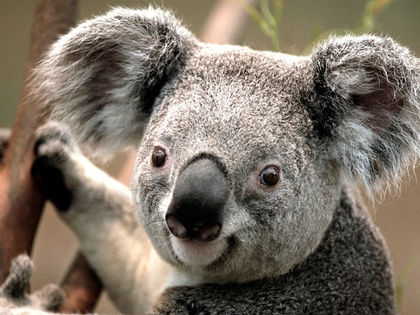
%> input picture Corte 2/OperadoresClase/Koala.jpg, 420 x 315 px, shrunk from 1024 x 768 before the run
$ octave OperadorUmbral.m   (GNU Octave 9; MATLAB toolbox functions it lacks are replaced by stand-ins)
%> lines starting %> are read from the running program, lines starting %| are printed output that depends on the picture; in (x1, y1, x2, y2) boxes, pixels count from 0 and x2, y2 are one past the last pixel; in counts of white or black regions, pixels touching at a corner belong together; the program's own positions count from 1
clear all
clc

umbral= 10;

imagen =imread('Koala.jpg');
%> imagen is the input picture: size 315x420x3 uint8; mean R, G, B 125.3, 114.7, 101.9
imagenGrises=rgb2gray(imagen);
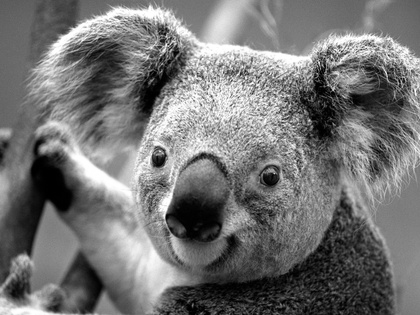
%> imagenGrises: size 315x420 uint8; min 0, max 255, mean 116.4

[m,n]=size(imagenGrises);
%> m = 315; n = 420

for i=1:m
    for j=1:n
        if imagenGrises(i,j) < umbral
            imagenUmbral(i,j)=0;
        else
            imagenUmbral(i,j)=255;
        end
    end
end
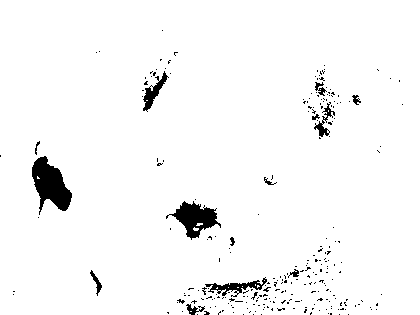
%> imagenUmbral: size 315x420 double; 96.7% white; 260 black regions (246 under 20 px), largest, box (x1, y1, x2, y2) and area: (32, 156, 72, 215) 1297, (166, 201, 221, 240) 955, (205, 277, 267, 297) 400

subplot(2,2,1);
imshow(imagenGrises)

subplot(2,2,2);
imshow(imagenUmbral)
